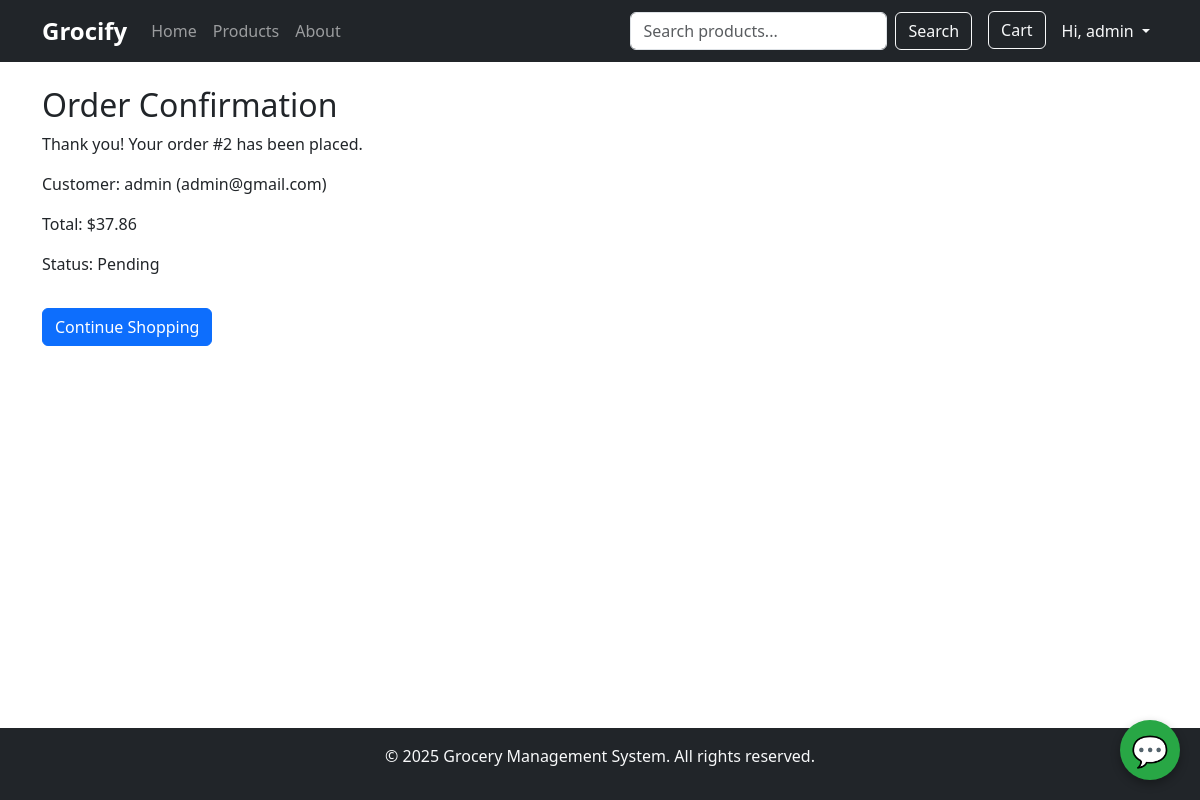
Page /order/2/confirmation/ (signed in) on the committed database.
### grocery_app/models.py (models this page shows, shortened)
class Order(models.Model):
    STATUS_CHOICES = [
        ('pending', 'Pending'),
        ('processing', 'Processing'),
        ('completed', 'Completed'),
        ('cancelled', 'Cancelled'),
    ]
    customer_name = models.CharField(max_length=200)
    customer_email = models.EmailField()
    order_date = models.DateTimeField(auto_now_add=True)
    status = models.CharField(max_length=20, choices=STATUS_CHOICES, default='pending')
    total_amount = models.DecimalField(max_digits=10, decimal_places=2, default=Decimal('0.00'), validators=[MinValueValidator(Decimal('0.00'))])
    class Meta:
        ordering = ['-order_date']

### grocery_app/views.py (the view)
# urls.py: path('order/<int:order_id>/confirmation/', views.order_confirmation, name='order_confirmation'),
@login_required
def order_confirmation(request, order_id):
    order = get_object_or_404(Order, id=order_id)
    context = {
        'order': order,
        'title': f'Order #{order.id} Confirmation'
    }
    return render(request, 'grocery_app/order_confirmation.html', context)

### grocery_app/templates/grocery_app/order_confirmation.html (shortened to what this page needs)
{% extends 'grocery_app/base.html' %}
{% block content %}
<h2>Order Confirmation</h2>
<p>Thank you! Your order #{{ order.id }} has been placed.</p>
<p>Customer: {{ order.customer_name }} ({{ order.customer_email }})</p>
<p>Total: ${{ order.total_amount|floatformat:2 }}</p>
<p>Status: {{ order.get_status_display }}</p>
<a href="{% url 'grocery_app:product_list' %}" class="btn btn-primary mt-3">Continue Shopping</a>
{% endblock %}

### grocery_app/templates/grocery_app/base.html (shortened to what this page needs)
<!DOCTYPE html>
<html lang="en">
<head>
      {% load static %}
     <link rel="stylesheet" href="{% static 'grocery_app/css/chatbot.css' %}">
    <link href="https://cdn.jsdelivr.net/npm/bootstrap@5.3.0/dist/css/bootstrap.min.css" rel="stylesheet">
    {% load static %}
    <link rel="stylesheet" href="{% static 'grocery_app/css/style.css' %}">
</head>
<body>
    <nav class="navbar navbar-expand-lg navbar-dark bg-dark">
        <div class="container">
            <a class="navbar-brand" href="{% url 'grocery_app:home' %}">Grocify </a>
            <div class="collapse navbar-collapse" id="navbarNav">
                <ul class="navbar-nav me-auto">
                    <li class="nav-item">
                        <a class="nav-link" href="{% url 'grocery_app:home' %}">Home</a>
                    </li>
                    <li class="nav-item">
                        <a class="nav-link" href="{% url 'grocery_app:product_list' %}">Products</a>
                    </li>
                    <li class="nav-item">
                        <a class="nav-link" href="{% url 'grocery_app:about' %}">About</a>
                    </li>
                </ul>
                <form class="d-flex me-3" action="{% url 'grocery_app:product_list' %}" method="get">
                    <input class="form-control me-2" type="search" name="search" placeholder="Search products...">
                    <button class="btn btn-outline-light" type="submit">Search</button>
                </form>
                <ul class="navbar-nav">
                    <li class="nav-item me-2">
                        <a class="btn btn-outline-light" href="{% url 'grocery_app:view_cart' %}">Cart</a>
                    </li>
                    {% if user.is_authenticated %}
                    <li class="nav-item dropdown">
                        <a class="nav-link dropdown-toggle text-light" href="#" role="button" data-bs-toggle="dropdown" aria-expanded="false">
                            Hi, {{ user.username }}
                        </a>
                    </li>
                    {% else %}
                    <li class="nav-item">
                        <a class="nav-link text-light" href="{% url 'login' %}">Login</a>
                    </li>
                    {% endif %}
                </ul>
            </div>
        </div>
    </nav>
    <main class="container mt-4">
        {% block content %}
        {% endblock %}
    </main>
    <footer class="bg-dark text-light mt-5 py-3">
        <div class="container text-center">
            <p>&copy; 2025 Grocery Management System. All rights reserved.</p>
        </div>
    </footer>
    {% include "grocery_app/chatbot.html" %}
</body>
</html>

### grocery_app/static/grocery_app/css/style.css (style rules this page uses)
body { font-family: 'Segoe UI', Tahoma, Geneva, Verdana, sans-serif; min-height: 100vh; display: flex; flex-direction: column; }
main { flex: 1; }
.navbar-brand { font-size: 1.5rem; font-weight: bold; }
footer { margin-top: auto; padding: 1rem 0; }

### rows in the picture
Order: id "2", customer_name "admin", customer_email "admin@gmail.com", total_amount "37.86", status "Pending"

### other values in the picture
{{ user.username }} "admin"
